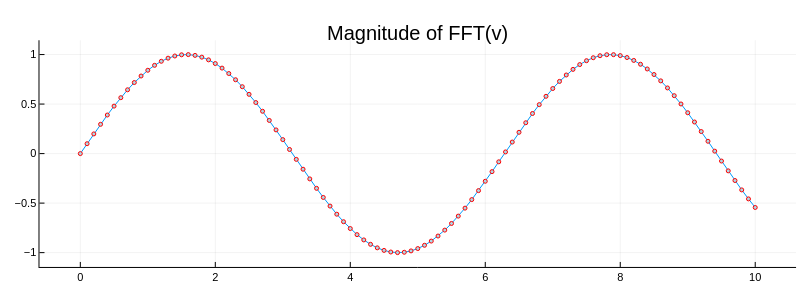

The notebook cell saved with this chart:
### Code cell
# A plot with both lines and markers
fig4 = plot( t,z, markershape = :circle, markersize = 2, markercolor=:lightblue, markerstrokecolor=:red)  
title!("Magnitude of FFT(v)")
display(fig4)

### Figure 1 — Plotly figure (JSON) as saved in the notebook; plotly's stock layout.template omitted (floating-point values rounded to 4 significant figures)
{"data": [{"colorbar": {"len": 0.8719, "title": "", "x": 0.9951, "y": 0.4861}, "legendgroup": "", "line": {"color": "rgba(0, 154, 250, 1.000)", "dash": "solid", "shape": "linear", "width": 1}, "marker": {"color": "rgba(173, 216, 230, 1.000)", "line": {"color": "rgba(255, 0, 0, 1.000)", "width": 1}, "size": 4, "symbol": "circle"}, "mode": "lines+markers", "name": "", "showlegend": false, "type": "scatter", "x": [0, 0.1, 0.2, 0.3, 0.4, 0.5, 0.6, 0.7, 0.8, 0.9, 1, 1.1, 1.2, 1.3, 1.4, 1.5, 1.6, 1.7, 1.8, 1.9, 2, 2.1, 2.2, 2.3, 2.4, 2.5, 2.6, 2.7, 2.8, 2.9, 3, 3.1, 3.2, 3.3, 3.4, 3.5, 3.6, 3.7, 3.8, 3.9, 4, 4.1, 4.2, 4.3, 4.4, 4.5, 4.6, 4.7, 4.8, 4.9, 5, 5.1, 5.2, 5.3, 5.4, 5.5, 5.6, 5.7, 5.8, 5.9, 6, 6.1, 6.2, 6.3, 6.4, 6.5, 6.6, 6.7, 6.8, 6.9, 7, 7.1, 7.2, 7.3, 7.4, 7.5, 7.6, 7.7, 7.8, 7.9, 8, 8.1, 8.2, 8.3, 8.4, 8.5, 8.6, 8.7, 8.8, 8.9, 9, 9.1, 9.2, 9.3, 9.4, 9.5, 9.6, 9.7, 9.8, 9.9, 10], "xaxis": "x", "y": [0, 0.09983, 0.1987, 0.2955, 0.3894, 0.4794, 0.5646, 0.6442, 0.7174, 0.7833, 0.8415, 0.8912, 0.932, 0.9636, 0.9854, 0.9975, 0.9996, 0.9917, 0.9738, 0.9463, 0.9093, 0.8632, 0.8085, 0.7457, 0.6755, 0.5985, 0.5155, 0.4274, 0.335, 0.2392, 0.1411, 0.04158, -0.05837, -0.1577, -0.2555, -0.3508, -0.4425, -0.5298, -0.6119, -0.6878, -0.7568, -0.8183, -0.8716, -0.9162, -0.9516, -0.9775, -0.9937, -0.9999, -0.9962, -0.9825, -0.9589, -0.9258, -0.8835, -0.8323, -0.7728, -0.7055, -0.6313, -0.5507, -0.4646, -0.3739, -0.2794, -0.1822, -0.08309, 0.01681, 0.1165, 0.2151, 0.3115, 0.4048, 0.4941, 0.5784, 0.657, 0.729, 0.7937, 0.8504, 0.8987, 0.938, 0.9679, 0.9882, 0.9985, 0.9989, 0.9894, 0.9699, 0.9407, 0.9022, 0.8546, 0.7985, 0.7344, 0.663, 0.5849, 0.501, 0.4121, 0.3191, 0.2229, 0.1245, 0.02478, -0.07515, -0.1743, -0.2718, -0.3665, -0.4575, -0.544], "yaxis": "y"}], "layout": {"annotations": [{"font": {"color": "rgba(0, 0, 0, 1.000)", "family": "sans-serif", "size": 20}, "rotation": 0, "showarrow": false, "text": "Magnitude of FFT(v)", "x": 0.5222, "xanchor": "center", "xref": "paper", "y": 1, "yanchor": "top", "yref": "paper"}], "height": 300, "legend": {"bgcolor": "rgba(255, 255, 255, 1.000)", "bordercolor": "rgba(0, 0, 0, 1.000)", "borderwidth": 1, "font": {"color": "rgba(0, 0, 0, 1.000)", "family": "sans-serif", "size": 11}, "title": {"font": {"color": "rgba(0, 0, 0, 1.000)", "family": "sans-serif", "size": 15}, "text": ""}, "tracegroupgap": 0, "traceorder": "normal", "x": 1, "xanchor": "auto", "y": 1, "yanchor": "auto"}, "margin": {"b": 20, "l": 0, "r": 0, "t": 20}, "paper_bgcolor": "rgba(255, 255, 255, 1.000)", "plot_bgcolor": "rgba(255, 255, 255, 1.000)", "showlegend": true, "width": 800, "xaxis": {"anchor": "y", "domain": [0.04937, 0.9951], "gridcolor": "rgba(0, 0, 0, 0.100)", "gridwidth": 0.5, "linecolor": "rgba(0, 0, 0, 1.000)", "mirror": false, "showgrid": true, "showline": true, "showticklabels": true, "tickangle": 0, "tickcolor": "rgb(0, 0, 0)", "tickfont": {"color": "rgba(0, 0, 0, 1.000)", "family": "sans-serif", "size": 11}, "ticks": "inside", "title": "", "titlefont": {"color": "rgba(0, 0, 0, 1.000)", "family": "sans-serif", "size": 15}, "type": "-", "visible": true, "zeroline": false, "zerolinecolor": "rgba(0, 0, 0, 1.000)"}, "yaxis": {"anchor": "x", "domain": [0.05016, 0.9221], "gridcolor": "rgba(0, 0, 0, 0.100)", "gridwidth": 0.5, "linecolor": "rgba(0, 0, 0, 1.000)", "mirror": false, "showgrid": true, "showline": true, "showticklabels": true, "tickangle": 0, "tickcolor": "rgb(0, 0, 0)", "tickfont": {"color": "rgba(0, 0, 0, 1.000)", "family": "sans-serif", "size": 11}, "ticks": "inside", "title": "", "titlefont": {"color": "rgba(0, 0, 0, 1.000)", "family": "sans-serif", "size": 15}, "type": "-", "visible": true, "zeroline": false, "zerolinecolor": "rgba(0, 0, 0, 1.000)"}}}
